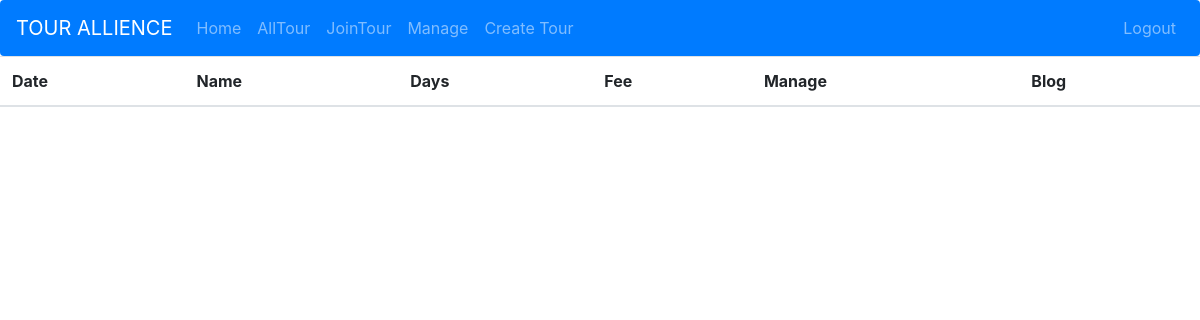
Before: /manage-tour/ (signed in) with the older database file.
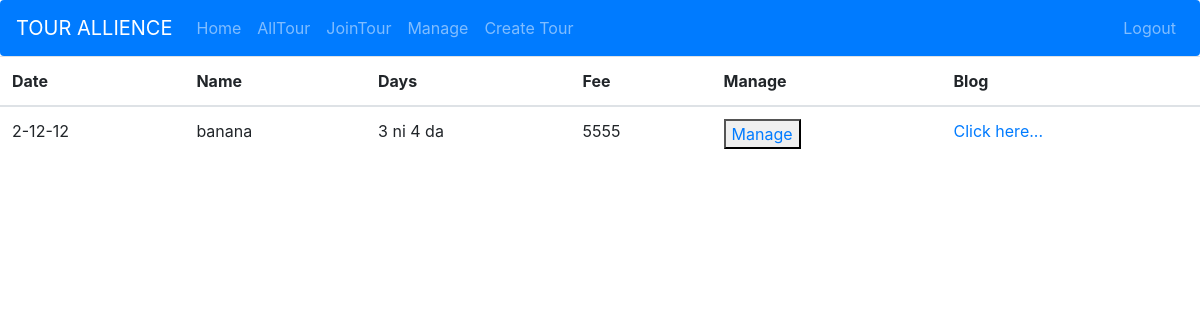
After: the same page with the newer database file.
### tourrelated/models.py (models this page shows, shortened)
class Tour(models.Model):
    creator= models.ForeignKey(User, on_delete=models.CASCADE)
    title= models.CharField(max_length=200)
    slug=models.SlugField(unique=True,blank=True)
    location= models.CharField(max_length=200)
    duration= models.CharField(max_length=50)
    fee=models.CharField(max_length=10)
    date_of_tour=models.CharField(max_length=100)
    short_description=models.CharField(max_length=300)
    def get_absolute_url(self):
        return reverse('my_tour_details', args=[self.slug])

### tourrelated/views.py (the view)
def managetour(request):
    templates= 'tourrelated/manage_tour.html'
    mytour= Tour.objects.all().filter(creator=request.user)
    context={'tour':mytour}
    return render(request,templates,context)

### templates/tourrelated/manage_tour.html (shortened to what this page needs)
{% extends 'base.html' %}
{% block content %}
{% load static %}
  <link rel="stylesheet" type="text/css" href="{% static 'tourrelated/manage.css' %}">
<div id="demo">
	<link rel="stylesheet" href="https://stackpath.bootstrapcdn.com/bootstrap/4.3.1/css/bootstrap.min.css">
    <div class="table-responsive-vertical shadow-z-1">
  <table id="table" class="table table-hover table-mc-light-blue">
      <thead>
        <tr>
          <th>Date</th>
          <th>Name</th>
          <th>Days</th>
          <th>Fee</th>
          <th>Manage</th>
          <th>Blog</th>
        </tr>
      </thead>
      <tbody>
{% for t in tour %}
        <tr>
          <td data-title="Date:"> {{ t.date_of_tour }} </td>
          <td data-title="Name"> {{ t.title }}</td>
          <td data-title="Days"> {{ t.duration }}</td>
           <td data-title="Fee"> {{ t.fee }}</td>
            <td data-title="Manage">
                <button><a href="{{ t.get_absolute_url }}" >Manage</a></button>
          </td>
          <td data-title="Blog">
            <a href="" target="_blank">Click here...</a>
          </td>
        </tr>
{% endfor %}
      </tbody>
    </table>
  </div>
{% endblock %}

Changed rows visible on the page:
added Tour: date_of_tour "2-12-12", title "banana", duration "3 ni 4 da", fee "5555"
